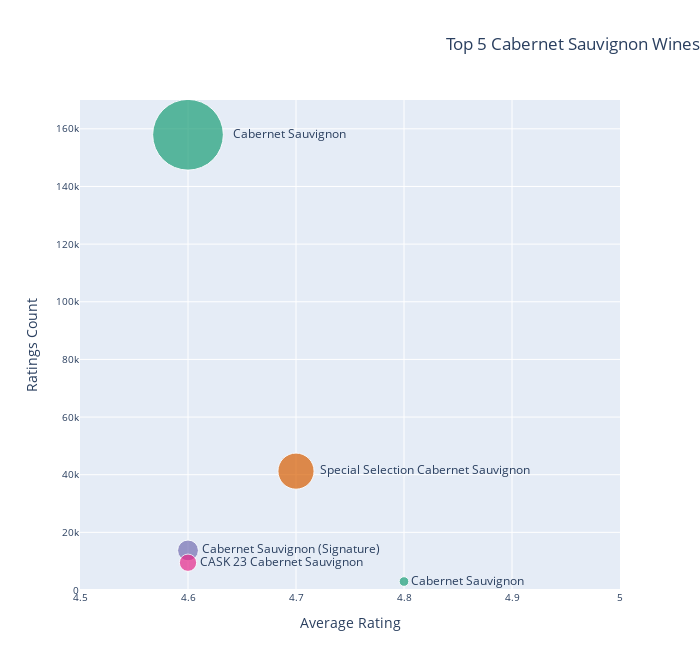

The code cell stored with this chart in its notebook:
### Code cell
import pandas as pd
import plotly.express as px

# Data
data = {
    'wine_names': [
        'Cabernet Sauvignon',
        'Special Selection Cabernet Sauvignon',
        'Cabernet Sauvignon',
        'Cabernet Sauvignon (Signature)',
        'CASK 23 Cabernet Sauvignon'
    ],
    'ratings_average': [4.8, 4.7, 4.6, 4.6, 4.6],
    'ratings_count': [2941, 41236, 157944, 13730, 9464]
}


df = pd.DataFrame(data)

fig = px.scatter(
    df,
    x='ratings_average',
    y='ratings_count',
    text=df['wine_names'] ,
    
    
 
    size='ratings_count',
    color='wine_names',
    hover_name='wine_names',
    
    labels={
        
        'ratings_average': 'Average Rating',
        'ratings_count': 'Ratings Count'
    },
    title='Top 5 Cabernet Sauvignon Wines',
    color_discrete_sequence=px.colors.qualitative.Dark2, 
    size_max=50 
    
)


fig.update_traces(textposition='middle right')


fig.update_layout(
    xaxis=dict(range=[4.5, 5.0]),
    yaxis=dict(range=[0, 170000]),
                    #   max(df['ratings_count']) + 10000]),
                    
    width=700,
    height=670,
    showlegend=False,
    title_x=1,  
)
fig.update_xaxes(tickfont=dict(size=10),title_text='Average Rating')
fig.update_yaxes(tickfont=dict(size=10),title_text='Ratings Count')

fig.show()

### Figure 1 — Plotly figure (JSON) as saved in the notebook; plotly's stock layout.template omitted (floating-point values rounded to 4 significant figures)
{"data": [{"hovertemplate": "<b>%{hovertext}</b><br><br>wine_names=%{text}<br>Average Rating=%{x}<br>Ratings Count=%{marker.size}<extra></extra>", "hovertext": ["Cabernet Sauvignon", "Cabernet Sauvignon"], "legendgroup": "Cabernet Sauvignon", "marker": {"color": "rgb(27,158,119)", "size": [2941, 157944], "sizemode": "area", "sizeref": 63.18, "symbol": "circle"}, "mode": "markers+text", "name": "Cabernet Sauvignon", "orientation": "v", "showlegend": true, "text": ["Cabernet Sauvignon", "Cabernet Sauvignon"], "textposition": "middle right", "type": "scatter", "x": [4.8, 4.6], "xaxis": "x", "y": [2941, 157944], "yaxis": "y"}, {"hovertemplate": "<b>%{hovertext}</b><br><br>wine_names=%{text}<br>Average Rating=%{x}<br>Ratings Count=%{marker.size}<extra></extra>", "hovertext": ["Special Selection Cabernet Sauvignon"], "legendgroup": "Special Selection Cabernet Sauvignon", "marker": {"color": "rgb(217,95,2)", "size": [41236], "sizemode": "area", "sizeref": 63.18, "symbol": "circle"}, "mode": "markers+text", "name": "Special Selection Cabernet Sauvignon", "orientation": "v", "showlegend": true, "text": ["Special Selection Cabernet Sauvignon"], "textposition": "middle right", "type": "scatter", "x": [4.7], "xaxis": "x", "y": [41236], "yaxis": "y"}, {"hovertemplate": "<b>%{hovertext}</b><br><br>wine_names=%{text}<br>Average Rating=%{x}<br>Ratings Count=%{marker.size}<extra></extra>", "hovertext": ["Cabernet Sauvignon (Signature)"], "legendgroup": "Cabernet Sauvignon (Signature)", "marker": {"color": "rgb(117,112,179)", "size": [13730], "sizemode": "area", "sizeref": 63.18, "symbol": "circle"}, "mode": "markers+text", "name": "Cabernet Sauvignon (Signature)", "orientation": "v", "showlegend": true, "text": ["Cabernet Sauvignon (Signature)"], "textposition": "middle right", "type": "scatter", "x": [4.6], "xaxis": "x", "y": [13730], "yaxis": "y"}, {"hovertemplate": "<b>%{hovertext}</b><br><br>wine_names=%{text}<br>Average Rating=%{x}<br>Ratings Count=%{marker.size}<extra></extra>", "hovertext": ["CASK 23 Cabernet Sauvignon"], "legendgroup": "CASK 23 Cabernet Sauvignon", "marker": {"color": "rgb(231,41,138)", "size": [9464], "sizemode": "area", "sizeref": 63.18, "symbol": "circle"}, "mode": "markers+text", "name": "CASK 23 Cabernet Sauvignon", "orientation": "v", "showlegend": true, "text": ["CASK 23 Cabernet Sauvignon"], "textposition": "middle right", "type": "scatter", "x": [4.6], "xaxis": "x", "y": [9464], "yaxis": "y"}], "layout": {"height": 670, "legend": {"itemsizing": "constant", "title": {"text": "wine_names"}, "tracegroupgap": 0}, "showlegend": false, "title": {"text": "Top 5 Cabernet Sauvignon Wines", "x": 1}, "width": 700, "xaxis": {"anchor": "y", "domain": [0, 1], "range": [4.5, 5], "tickfont": {"size": 10}, "title": {"text": "Average Rating"}}, "yaxis": {"anchor": "x", "domain": [0, 1], "range": [0, 170000], "tickfont": {"size": 10}, "title": {"text": "Ratings Count"}}}}
